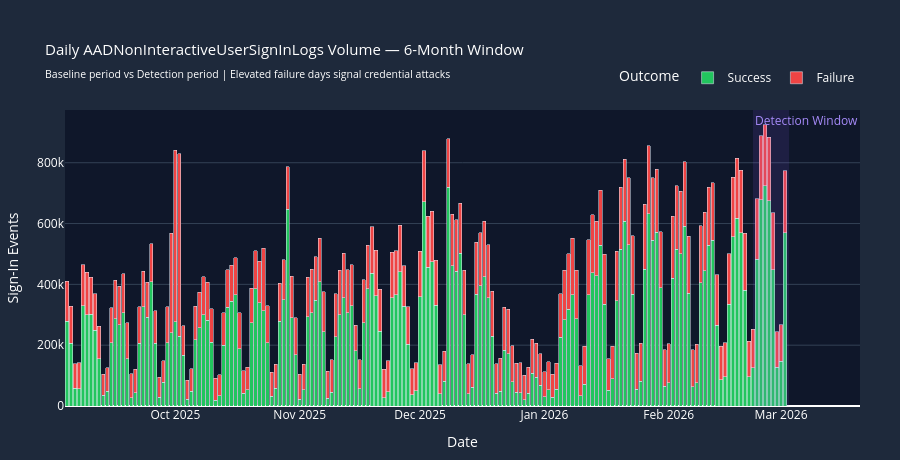

Notebook code for this chart:
### Markdown cell above
---
## Cell 2 — Load AADNonInteractiveUserSignInLogs & Scale Overview

Loads the full 30-day `AADNonInteractiveUserSignInLogs` table from the Sentinel Data Lake into a cached Spark DataFrame. This table captures background, daemon, and service-account authentications — the exact channel adversaries exploit for **silent lateral movement** because it generates noise that obscures scope expansion.

The stacked bar chart below shows daily event volume split by success/failure, revealing:
- **Baseline 'shape'** of normal authentication traffic across the org
- **Elevated failure days** that may correspond to credential stuffing or token replay attempts

### Code cell
# ==============================================================
# Cell 2 | Load Data & Scale Overview
# ==============================================================

# Load and cache the 6-month sign-in window
signin_raw = data_provider.read_table("AADNonInteractiveUserSignInLogs", WORKSPACE)

signin_df = (
    signin_raw
    .filter(
        (col("TimeGenerated") >= lit(BASELINE_START)) &
        (col("TimeGenerated") <= lit(NOW))
    )
    .select(
        "TimeGenerated", "UserPrincipalName", "AppDisplayName",
        "ResultType", "IPAddress", "Location", "AppId",
        "ConditionalAccessStatus", "RiskLevelDuringSignIn", "RiskState"
    )
    .cache()
)
total_events = signin_df.count()   # Materialise cache

# === Scale summary ===
summary = signin_df.agg(
    count("*").alias("TotalEvents"),
    countDistinct("UserPrincipalName").alias("UniqueUsers"),
    countDistinct("AppDisplayName").alias("UniqueApps"),
    countDistinct("IPAddress").alias("UniqueIPs"),
    countDistinct("Location").alias("UniqueCountries"),
    (count(when(col("ResultType") != "0", True)) * 100.0 / count("*")).alias("FailurePct")
).toPandas()

# === Display scale summary as a styled table ===
summary_table = pd.DataFrame({
    "Metric": [
        "Total Events", "Unique Users", "Unique Apps",
        "Unique IPs", "Unique Countries", "Overall Failure %"
    ],
    "Value": [
        f"{int(summary['TotalEvents'][0]):,}",
        f"{int(summary['UniqueUsers'][0]):,}",
        f"{int(summary['UniqueApps'][0]):,}",
        f"{int(summary['UniqueIPs'][0]):,}",
        f"{int(summary['UniqueCountries'][0]):,}",
        f"{summary['FailurePct'][0]:.1f}%"
    ]
})
display_table(
    summary_table.style
    .set_caption("📊 Dataset Scale Overview — AADNonInteractiveUserSignInLogs")
    .set_table_styles(TABLE_STYLES)
    .hide(axis="index")
)

# === Visualisation: Daily event volume — success vs failure ===
daily = (
    signin_df
    .withColumn("Day", to_date("TimeGenerated"))
    .withColumn("Result", when(col("ResultType") == "0", "Success").otherwise("Failure"))
    .groupBy("Day", "Result")
    .agg(count("*").alias("Events"))
    .orderBy("Day")
    .toPandas()
)

fig = px.bar(
    daily, x="Day", y="Events", color="Result",
    color_discrete_map={"Success": "#22c55e", "Failure": "#ef4444"},
    barmode="stack",
    title="Daily AADNonInteractiveUserSignInLogs Volume — 6-Month Window"
          "<br><sub>Baseline period vs Detection period | Elevated failure days signal credential attacks</sub>",
    labels={"Events": "Sign-In Events", "Day": "Date", "Result": "Outcome"}
)

# Shade the detection window
fig.add_vrect(
    x0=DETECT_START.strftime("%Y-%m-%d"), x1=NOW.strftime("%Y-%m-%d"),
    fillcolor="rgba(139,92,246,0.12)", line_width=0,
    annotation_text="Detection Window", annotation_position="top left",
    annotation_font_color="#a78bfa"
)

fig.update_layout(
    plot_bgcolor="#0f172a", paper_bgcolor="#1e293b",
    font_color="white", title_font_size=15,
    legend=dict(orientation="h", yanchor="bottom", y=1.06, xanchor="right", x=1),
    height=460,
    margin=dict(t=110, b=40, l=60, r=40)
)
fig.update_yaxes(gridcolor="#334155")
fig.show()

### Figure 1 — Plotly figure (JSON) as saved in the notebook; plotly's stock layout.template omitted (floating-point values rounded to 4 significant figures; data arrays with more than 128 entries replaced by an {"elided": "..."} marker saying what was removed)
{"data": [{"alignmentgroup": "True", "hovertemplate": "Outcome=Success<br>Date=%{x}<br>Sign-In Events=%{y}<extra></extra>", "legendgroup": "Success", "marker": {"color": "#22c55e", "pattern": {"shape": ""}}, "name": "Success", "offsetgroup": "Success", "orientation": "v", "showlegend": true, "textposition": "auto", "type": "bar", "x": {"elided": "180 str values"}, "xaxis": "x", "y": {"elided": "180 int values"}, "yaxis": "y"}, {"alignmentgroup": "True", "hovertemplate": "Outcome=Failure<br>Date=%{x}<br>Sign-In Events=%{y}<extra></extra>", "legendgroup": "Failure", "marker": {"color": "#ef4444", "pattern": {"shape": ""}}, "name": "Failure", "offsetgroup": "Failure", "orientation": "v", "showlegend": true, "textposition": "auto", "type": "bar", "x": {"elided": "180 str values"}, "xaxis": "x", "y": {"elided": "180 int values"}, "yaxis": "y"}], "layout": {"annotations": [{"font": {"color": "#a78bfa"}, "showarrow": false, "text": "Detection Window", "x": "2026-02-22", "xanchor": "left", "xref": "x", "y": 1, "yanchor": "top", "yref": "y domain"}], "barmode": "stack", "font": {"color": "white"}, "height": 460, "legend": {"orientation": "h", "title": {"text": "Outcome"}, "tracegroupgap": 0, "x": 1, "xanchor": "right", "y": 1.06, "yanchor": "bottom"}, "margin": {"b": 40, "l": 60, "r": 40, "t": 110}, "paper_bgcolor": "#1e293b", "plot_bgcolor": "#0f172a", "shapes": [{"fillcolor": "rgba(139,92,246,0.12)", "line": {"width": 0}, "type": "rect", "x0": "2026-02-22", "x1": "2026-03-03", "xref": "x", "y0": 0, "y1": 1, "yref": "y domain"}], "title": {"font": {"size": 15}, "text": "Daily AADNonInteractiveUserSignInLogs Volume — 6-Month Window<br><sub>Baseline period vs Detection period | Elevated failure days signal credential attacks</sub>"}, "xaxis": {"anchor": "y", "domain": [0, 1], "title": {"text": "Date"}}, "yaxis": {"anchor": "x", "domain": [0, 1], "gridcolor": "#334155", "title": {"text": "Sign-In Events"}}}}
